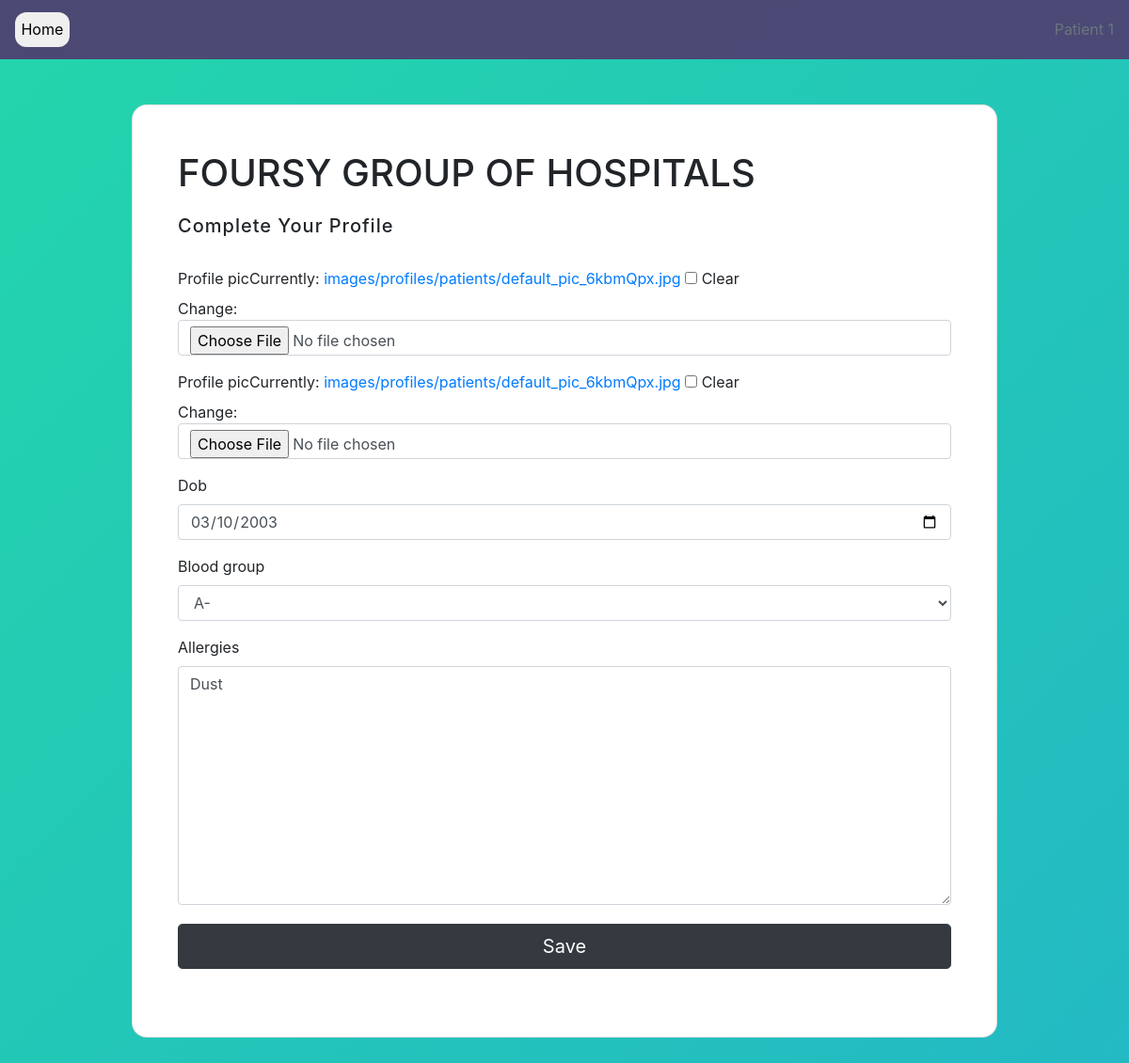
/profile/ (signed in), run on an earlier commit of the app's database.
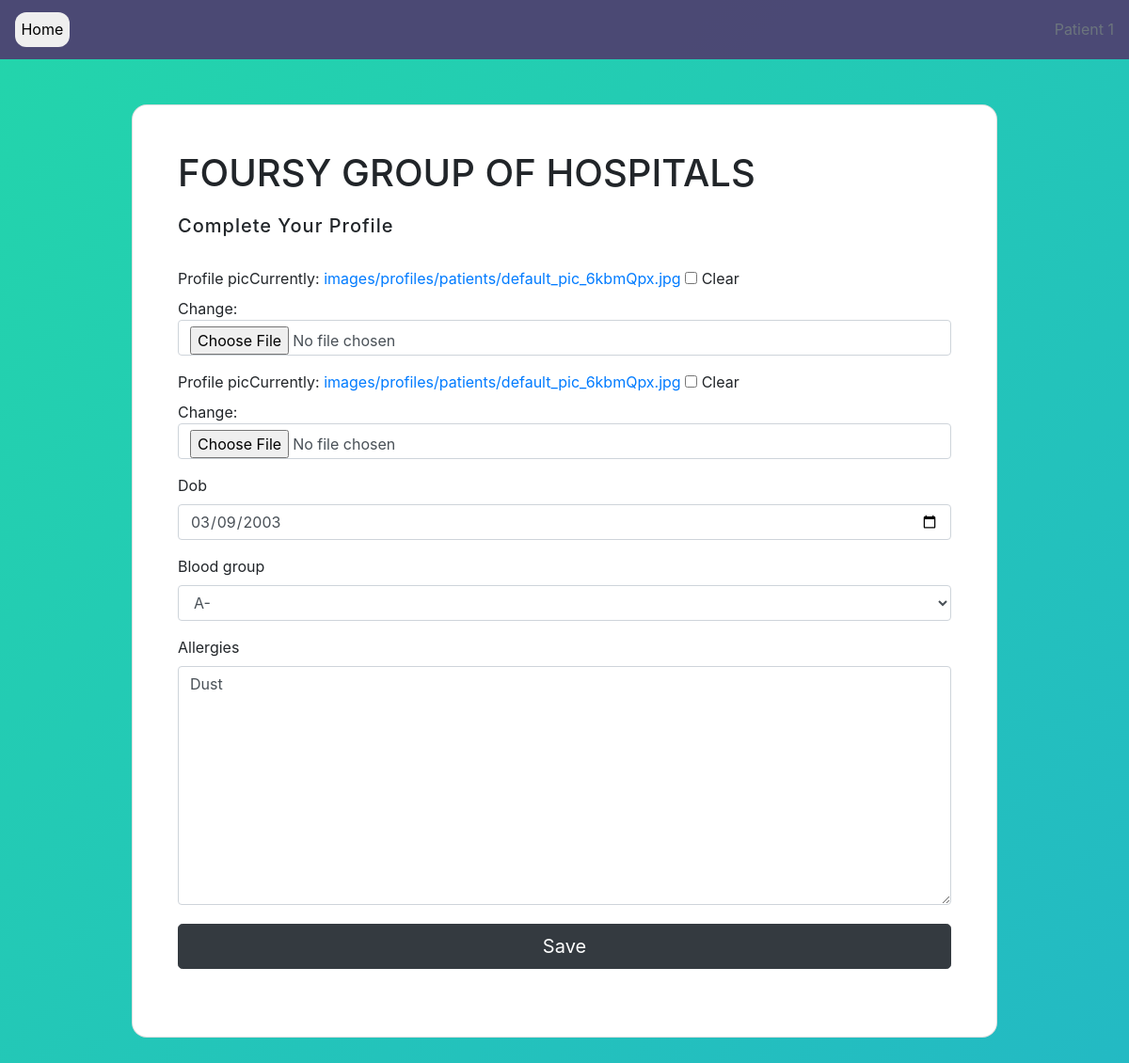
And on a later commit of the database.
### accounts/models.py (models this page shows, shortened)
class User(AbstractUser):
    DOCTOR = 'D'
    PATIENT = 'P'
    USER_TYPES = [
        (DOCTOR, 'Doctor'),
        (PATIENT, 'Patient'),
    ]
    MALE = 'M'
    FEMALE = 'F'
    OTHER = 'O'
    PREFER_NOT_TO_SAY = 'N'
    GENDER = [
        (MALE, 'Male'),
        (FEMALE, 'Female'),
        (OTHER, 'Other'),
        (PREFER_NOT_TO_SAY, 'Prefer not to say')
    ]
    user_type = models.CharField(choices=USER_TYPES, max_length=1, default=PATIENT)
    gender = models.CharField(choices=GENDER,  max_length=1, default=PREFER_NOT_TO_SAY)
    phone = PhoneNumberField(null=True, blank=True)
    def is_doctor(self):
        if self.user_type == 'D':
            return True
        return False

### profiles/models.py (models this page shows, shortened)
class PatientProfile(models.Model):
    BLOOD_GROUPS = [
        ('O-', 'O-'),
        ('O+', 'O+'),
        ('A-', 'A-'),
        ('A+', 'A+'),
        ('B-', 'B-'),
        ('B+', 'B+'),
        ('AB-', 'AB-'),
        ('AB+', 'AB+'),
    ]
    user = models.OneToOneField(
        User, on_delete=models.CASCADE,
        primary_key=True, limit_choices_to={'user_type': 'P'},
        related_name='patprofile', #* related_name is used to give alternate name to the reverse relationship
        )
    profile_pic = models.ImageField(upload_to='images/profiles/patients', null=True, blank=True)
    dob = models.DateField(blank=True, null=True) #TODO -remove blank=True, null=True
    blood_group = models.CharField(max_length=3, choices=BLOOD_GROUPS)
    allergies = models.TextField(blank=True, null=True)

### profiles/views.py (the view)
# urls.py: path('profile/', views.profile, name='profile'),
@login_required(login_url='accounts:login')
def profile(request):
    user = request.user
    if user.is_doctor():
        return redirect('profiles:doctor-profile')
    if PatientProfile.objects.filter(user=user).exists():
        profile = PatientProfile.objects.get(user=user)
    else:
        profile = PatientProfile.objects.create(user=user)
    if request.method == 'POST':
        form = PatientProfileUpdateForm(request.POST, instance=profile, files=request.FILES) #* files is used to upload files
        if form.is_valid():
            form.save()
            messages.add_message(request, messages.INFO, 'Profile updated successfully')
            return redirect('accounts:home')
    else:
        form = PatientProfileUpdateForm(instance=profile)
    return render(request, 'profile.html', {'form': form})

### profiles/forms.py
class PatientProfileUpdateForm(forms.ModelForm):
    class Meta:
        model = PatientProfile
        fields = ('profile_pic', 'dob', 'blood_group', 'allergies')
        widgets = {
            'dob': DateInput(),
        }

### PMS/context_processors.py (called while the page is built)
def get_departments(request):
    departments = Department.objects.all()
    return {'departments': departments}

def get_time_slots(request):
    time_slot = Appointment.TIME_SLOT
    return {"time_slot": time_slot}

### profiles/templates/profile.html (shortened to what this page needs)
{% load static %}
{% load bootstrap4 %}
{% bootstrap_css %}
<!DOCTYPE html>
<html>
    <head>
    </head>
    <body>
        {% include 'navbar-simple.html' %}
        <section >
            <div class="row">
                <div class="col-md-12" >
                  <section class="vh-100" >
                    <div class="container py-5 h-100">
                      <div class="row d-flex justify-content-center align-items-center h-100">
                        <div class="col col-xl-10">
                          <div class="card" style="border-radius: 1rem;">
                            <div class="row g-0">
                              <div class="col-12 align-items-center" >
                                <div class="card-body p-4 p-lg-5 text-black">
                                  <form method="post" action="{% url 'profiles:profile' %}" enctype="multipart/form-data">
                                    <div class="d-flex align-items-center mb-3 pb-1">
                                        <span class="h1 fw-bold mb-0">FOURSY GROUP OF HOSPITALS</span>
                                    </div>
                                      <h5 class="fw-normal mb-3 pb-3" style="letter-spacing: 1px;">Complete Your Profile</h5>
                                      <div class="border-0">
                                        {% bootstrap_field form.profile_pic layout='horizontal' %}
                                      </div>
                                      {% bootstrap_form form exclude='profile_pic' %}
                                    <div class="pt-1 mb-4">
                                      <button class="btn btn-dark btn-lg btn-block" type="submit">Save</button>
                                    </div>
                                  </form>
                                </div>
                              </div>
                            </div>
                          </div>
                        </div>
                      </div>
                    </div>
                  </section>
                </div>
             </div>
    </body>
</html>

### templates/navbar-simple.html (shortened to what this page needs)
<nav class="navbar navbar-expand-lg bg-dark">
    <a class="navbar-brand" href="{% url 'accounts:home'%}">
      <button class="button">Home</button>
    </a>
        <ul class="navbar-nav ml-auto">
            <li class="nav-item">
                <p class="text-secondary mb-0">{{user.get_full_name}}</p>
            </li>
        </ul>
</nav>

### templates/navbar-simple.html (style rules this page uses)
.bg-dark { background-color: #4c4774fa !important; }
.button { border-radius: 12px; border: 2px; font-size: 1rem; padding: 0.4rem; }

### profiles/templates/profile.html (style rules this page uses)
body { background: linear-gradient(-45deg, #ee7752, #e73c7e, #23a6d5, #23d5ab); background-size: 500% 500%; animation: gradient 15s ease infinite; height: 150%; }
.button { border-radius: 12px; border: 2px; font-size: 1rem; padding: 0.4rem; }

What changed in the data, as far as the page shows it:
changed PatientProfile "Dust": dob "03/10/2003" → "03/09/2003"
